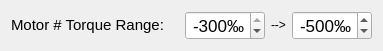
<?xml version="1.0" encoding="UTF-8"?>
<ui version="4.0">
 <class>InitTorqueForm</class>
 <widget class="QWidget" name="InitTorqueForm">
  <property name="geometry">
   <rect>
    <x>0</x>
    <y>0</y>
    <width>401</width>
    <height>46</height>
   </rect>
  </property>
  <property name="sizePolicy">
   <sizepolicy hsizetype="Minimum" vsizetype="Fixed">
    <horstretch>0</horstretch>
    <verstretch>0</verstretch>
   </sizepolicy>
  </property>
  <property name="windowTitle">
   <string>Form</string>
  </property>
  <layout class="QHBoxLayout" name="horizontalLayout">
   <property name="sizeConstraint">
    <enum>QLayout::SetFixedSize</enum>
   </property>
   <item>
    <widget class="QLabel" name="label_torqueRange">
     <property name="sizePolicy">
      <sizepolicy hsizetype="Preferred" vsizetype="Fixed">
       <horstretch>0</horstretch>
       <verstretch>0</verstretch>
      </sizepolicy>
     </property>
     <property name="minimumSize">
      <size>
       <width>155</width>
       <height>0</height>
      </size>
     </property>
     <property name="font">
      <font>
       <pointsize>11</pointsize>
      </font>
     </property>
     <property name="text">
      <string>Motor # Torque Range:</string>
     </property>
    </widget>
   </item>
   <item>
    <spacer name="horizontalSpacer">
     <property name="orientation">
      <enum>Qt::Horizontal</enum>
     </property>
     <property name="sizeType">
      <enum>QSizePolicy::Fixed</enum>
     </property>
     <property name="sizeHint" stdset="0">
      <size>
       <width>13</width>
       <height>20</height>
      </size>
     </property>
    </spacer>
   </item>
   <item>
    <widget class="QSpinBox" name="spinBox_initTorque">
     <property name="sizePolicy">
      <sizepolicy hsizetype="Fixed" vsizetype="Fixed">
       <horstretch>0</horstretch>
       <verstretch>0</verstretch>
      </sizepolicy>
     </property>
     <property name="maximumSize">
      <size>
       <width>85</width>
       <height>16777215</height>
      </size>
     </property>
     <property name="font">
      <font>
       <pointsize>13</pointsize>
      </font>
     </property>
     <property name="whatsThis">
      <string extracomment="percentage of nominal torque"/>
     </property>
     <property name="alignment">
      <set>Qt::AlignRight|Qt::AlignTrailing|Qt::AlignVCenter</set>
     </property>
     <property name="accelerated">
      <bool>true</bool>
     </property>
     <property name="correctionMode">
      <enum>QAbstractSpinBox::CorrectToNearestValue</enum>
     </property>
     <property name="suffix">
      <string>‰</string>
     </property>
     <property name="minimum">
      <number>-800</number>
     </property>
     <property name="maximum">
      <number>-300</number>
     </property>
     <property name="singleStep">
      <number>20</number>
     </property>
     <property name="value">
      <number>-300</number>
     </property>
    </widget>
   </item>
   <item>
    <widget class="QLabel" name="label_arrow">
     <property name="sizePolicy">
      <sizepolicy hsizetype="Fixed" vsizetype="Fixed">
       <horstretch>0</horstretch>
       <verstretch>0</verstretch>
      </sizepolicy>
     </property>
     <property name="text">
      <string>--&gt;</string>
     </property>
    </widget>
   </item>
   <item>
    <widget class="QSpinBox" name="spinBox_maxTorque">
     <property name="sizePolicy">
      <sizepolicy hsizetype="Fixed" vsizetype="Fixed">
       <horstretch>0</horstretch>
       <verstretch>0</verstretch>
      </sizepolicy>
     </property>
     <property name="maximumSize">
      <size>
       <width>85</width>
       <height>16777215</height>
      </size>
     </property>
     <property name="font">
      <font>
       <pointsize>13</pointsize>
      </font>
     </property>
     <property name="whatsThis">
      <string extracomment="percentage of nominal torque"/>
     </property>
     <property name="alignment">
      <set>Qt::AlignRight|Qt::AlignTrailing|Qt::AlignVCenter</set>
     </property>
     <property name="correctionMode">
      <enum>QAbstractSpinBox::CorrectToNearestValue</enum>
     </property>
     <property name="suffix">
      <string>‰</string>
     </property>
     <property name="minimum">
      <number>-800</number>
     </property>
     <property name="maximum">
      <number>-300</number>
     </property>
     <property name="singleStep">
      <number>20</number>
     </property>
     <property name="value">
      <number>-500</number>
     </property>
    </widget>
   </item>
  </layout>
 </widget>
 <resources/>
 <connections/>
</ui>
